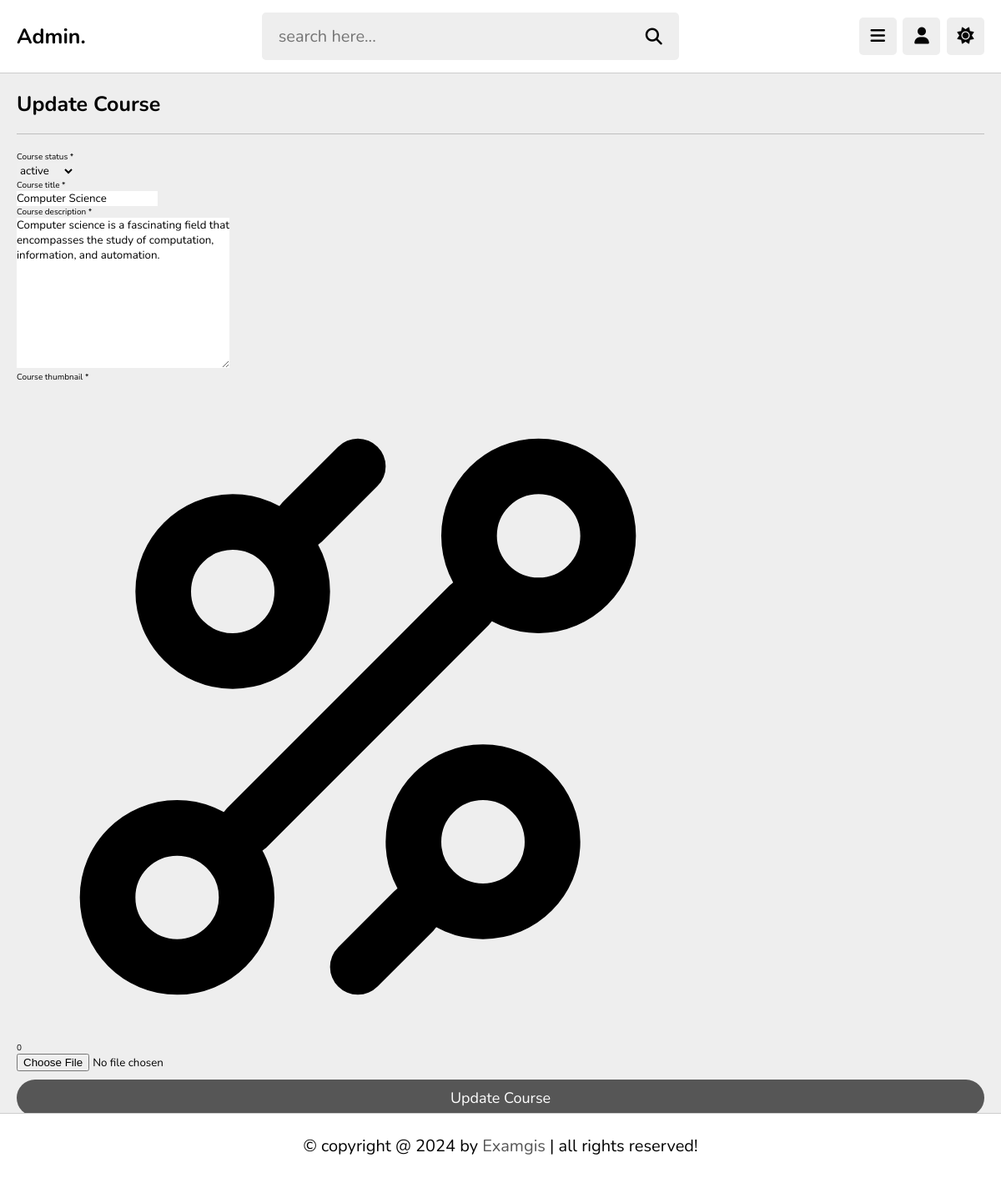
Page /admin/update_playlist.php?get_id=A3ckw6mKwGnyB6i3l3Ub (signed in) on the committed database.
### tables this page shows
CREATE TABLE `course` (
  `id` varchar(20) NOT NULL,
  `tutor_id` varchar(20) NOT NULL,
  `title` varchar(100) NOT NULL,
  `description` varchar(1000) NOT NULL,
  `thumb` varchar(100) NOT NULL,
  `date` date NOT NULL DEFAULT current_timestamp(),
  `status` varchar(20) NOT NULL DEFAULT 'deactive'
);

### admin/update_playlist.php (the view, shortened to what this page needs)
<?php
include '../components/connect.php';
if(isset($_GET['get_id'])){
   $get_id = $_GET['get_id'];
}else{
   $get_id = '';
   header('location:playlist.php');
}
?>
<!DOCTYPE html>
<html lang="en">
<head>
   <link rel="stylesheet" href="https://cdnjs.cloudflare.com/ajax/libs/font-awesome/6.2.0/css/all.min.css">
   <link rel="stylesheet" href="../css/admin_style.css">
</head>
<body>
<?php include '../components/admin_header.php'; ?>
<section class="playlist-form">
   <h1 class="heading">Update course</h1>
   <?php
         $select_course = $conn->prepare("SELECT * FROM `course` WHERE id = ?");
         $select_course->execute([$get_id]);
         if($select_course->rowCount() > 0){
         while($fetch_course = $select_course->fetch(PDO::FETCH_ASSOC)){
            $course_id = $fetch_course['id'];
            $count_pdfs = $conn->prepare("SELECT * FROM `paper` WHERE course_id = ?");
            $count_pdfs->execute([$course_id]);
            $total_pdfs = $count_pdfs->rowCount();
      ?>
   <form action="" method="post" enctype="multipart/form-data">
      <p>Course status <span>*</span></p>
      <select name="status" class="box" required>
         <option value="<?= $fetch_course['status']; ?>" selected><?= $fetch_course['status']; ?></option>
      </select>
      <p>Course title <span>*</span></p>
      <input type="text" name="title" maxlength="100" required placeholder="enter course title" value="<?= $fetch_course['title']; ?>" class="box">
      <p>Course description <span>*</span></p>
      <textarea name="description" class="box" required placeholder="write description" maxlength="1000" cols="30" rows="10"><?= $fetch_course['description']; ?></textarea>
      <p>Course thumbnail <span>*</span></p>
      <div class="thumb">
         <span><?= $total_pdfs; ?></span>
         <img src="../uploaded_files/course_thumb/<?= $fetch_course['thumb']; ?>" alt="">
      </div>
      <input type="file" name="image" accept="image/*" class="box">
      <input type="submit" value="update course" name="submit" class="btn">
      <div class="flex-btn">
         <a href="view_playlist.php?get_id=<?= $course_id; ?>" class="option-btn">view course</a>
      </div>
   </form>
   <?php
      }
   }else{
      echo '<p class="empty">no course added yet!</p>';
   }
   ?>
</section>
<?php include '../components/footer.php'; ?>
</body>
</html>

### css/admin_style.css (style rules this page uses)
:root { --main-color:#565656; --red:#e74c3c; --oragen:#030303; --white:#fff; --black:#030303; --light-color:#888; --light-bg:#eee; --border:.1rem solid rgba(0,0,0,.2); }
* { font-family: 'Nunito', sans-serif; margin: 0; padding: 0; box-sizing: border-box; outline: none; border: none; text-decoration: none; }
html { font-size: 62.5%; overflow-x: hidden; }
body { background-color: var(--light-bg); padding-left: 30rem; }
section { padding:2rem; max-width: 1200px; margin: 0 auto; }
.btn, .option-btn, .delete-btn, .inline-btn, .inline-option-btn, .inline-delete-btn { border-radius: 30px; padding: 1rem 3rem; font-size: 1.8rem; color: #fff; margin-top: 1rem; text-transform: capitalize; cursor: pointer; text-align: center; }
.btn, .option-btn, .delete-btn { display: block; width: 100%; }
.btn, .inline-btn { background-color: var(--main-color); }
.option-btn, .inline-option-btn { background-color: var(--oragen); }
.flex-btn { display:flex; gap: 1rem; }
.heading { padding-bottom: 1.8rem; border-bottom: var(--border); font-size: 2.5rem; color: var(--black); text-transform: capitalize; margin-bottom: 2rem; }
@media (max-width:1200px) { body { padding-left: 0; } }

### rows in the picture
course: status "active", title "Computer Science", description "Computer science is a fascinating field that encompasses the study of computation, information, and automation.", total_pdfs "0", thumb (picture)
